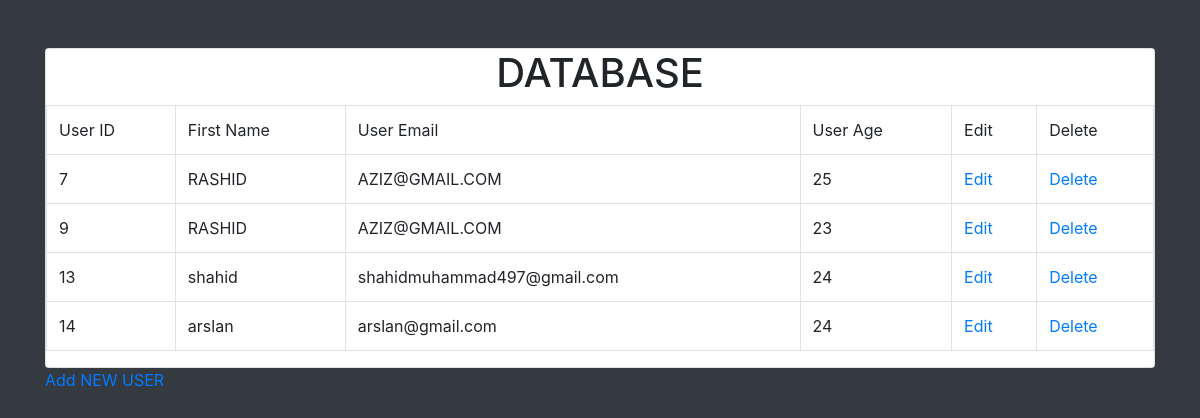
The page /view.php on the database its author committed.
### tables this page shows
CREATE TABLE `records` (
  `User_Id` int(3) NOT NULL,
  `User_name` varchar(20) NOT NULL,
  `User_Email` varchar(40) NOT NULL,
  `User_Age` int(11) NOT NULL
);

### view.php (the view, shortened to what this page needs)
<?php
    require_once("connection.php");
    $query = " select * from records ";
    $result = mysqli_query($con,$query);
?>
<!DOCTYPE html>
<html lang="en">
<head>
    <link rel="stylesheet" a href="CSS/bootstrap.css"/>
</head>
<body class="bg-dark">
        <div class="container">
            <div class="row">
                <div class="col m-auto">
                    <div class="card mt-5">
                    <h1 align="center">DATABASE</h1>
                        <table class="table table-bordered">
                            <tr>
                                <td> User ID </td>
                                <td> First Name </td>
                                <td> User Email </td>
                                <td> User Age </td>
                                <td> Edit  </td>
                                <td> Delete </td>
                            </tr>
                            <?php
                                    while($row=mysqli_fetch_assoc($result))
                                    {
                                        $UserID = $row['User_Id'];
                                        $UserName = $row['User_name'];
                                        $UserEmail = $row['User_Email'];
                                        $UserAge = $row['User_Age'];
                            ?>
                                    <tr>
                                        <td><?php echo $UserID ?></td>
                                        <td><?php echo $UserName ?></td>
                                        <td><?php echo $UserEmail ?></td>
                                        <td><?php echo $UserAge ?></td>
                                        <td><a href="edit.php?GetID=<?php echo $UserID ?>">Edit</a></td>
                                        <td><a href="delete.php?Del=<?php echo $UserID ?>">Delete</a></td>
                                    </tr>
                            <?php
                                    }
                            ?>
                        </table>
                    </div>
                </div>
            </div>
            <a href="index.php">Add NEW USER</a>
        </div>
</body>
</html>

### rows shown on the page
records: User_Id "7", User_name "RASHID", User_Email "AZIZ@GMAIL.COM", User_Age "25"
records: User_Id "9", User_name "RASHID", User_Email "AZIZ@GMAIL.COM", User_Age "23"
records: User_Id "13", User_name "shahid", User_Email "shahidmuhammad497@gmail.com", User_Age "24"
records: User_Id "14", User_name "arslan", User_Email "arslan@gmail.com", User_Age "24"
